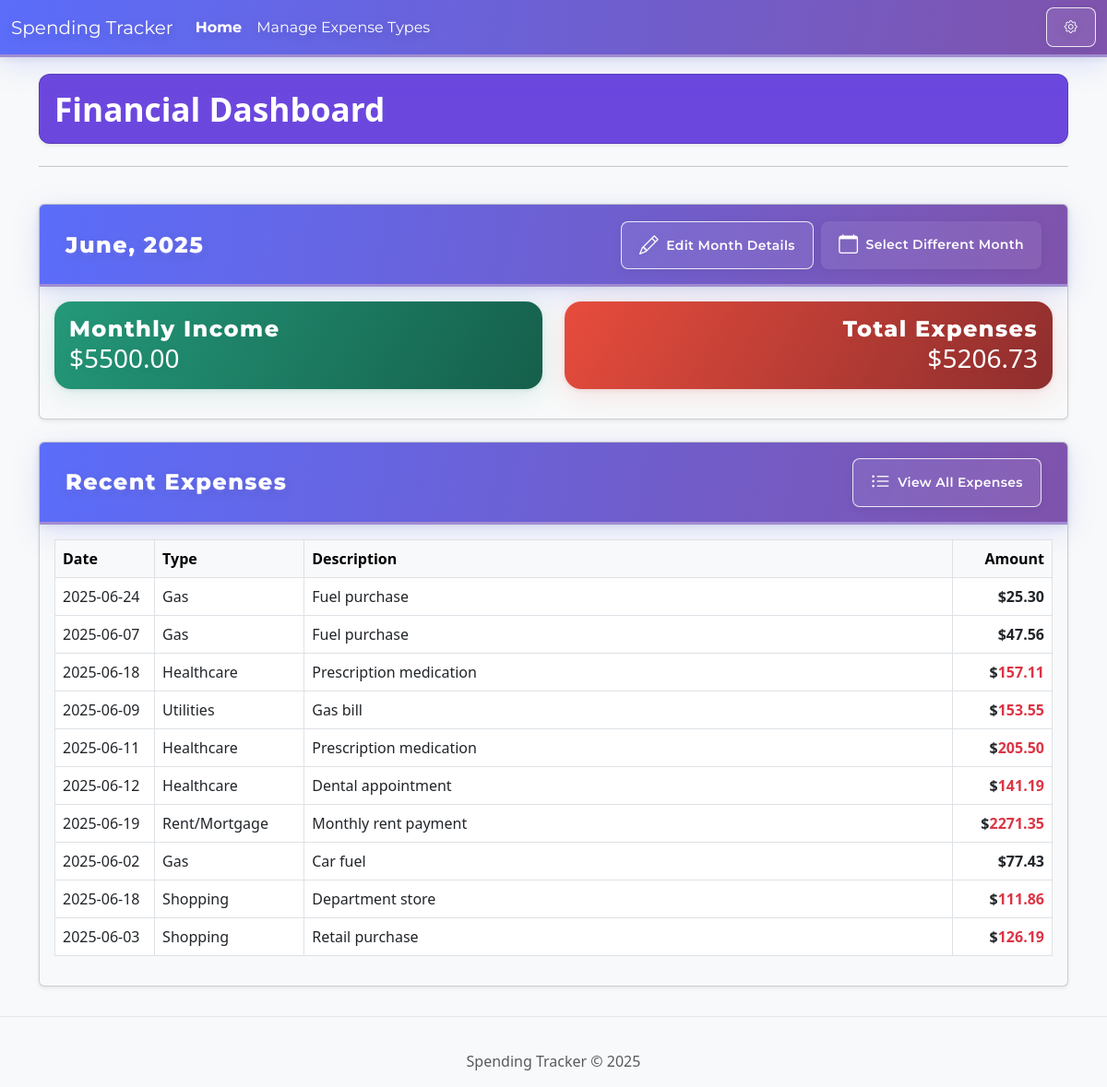
The app's page /, older data.
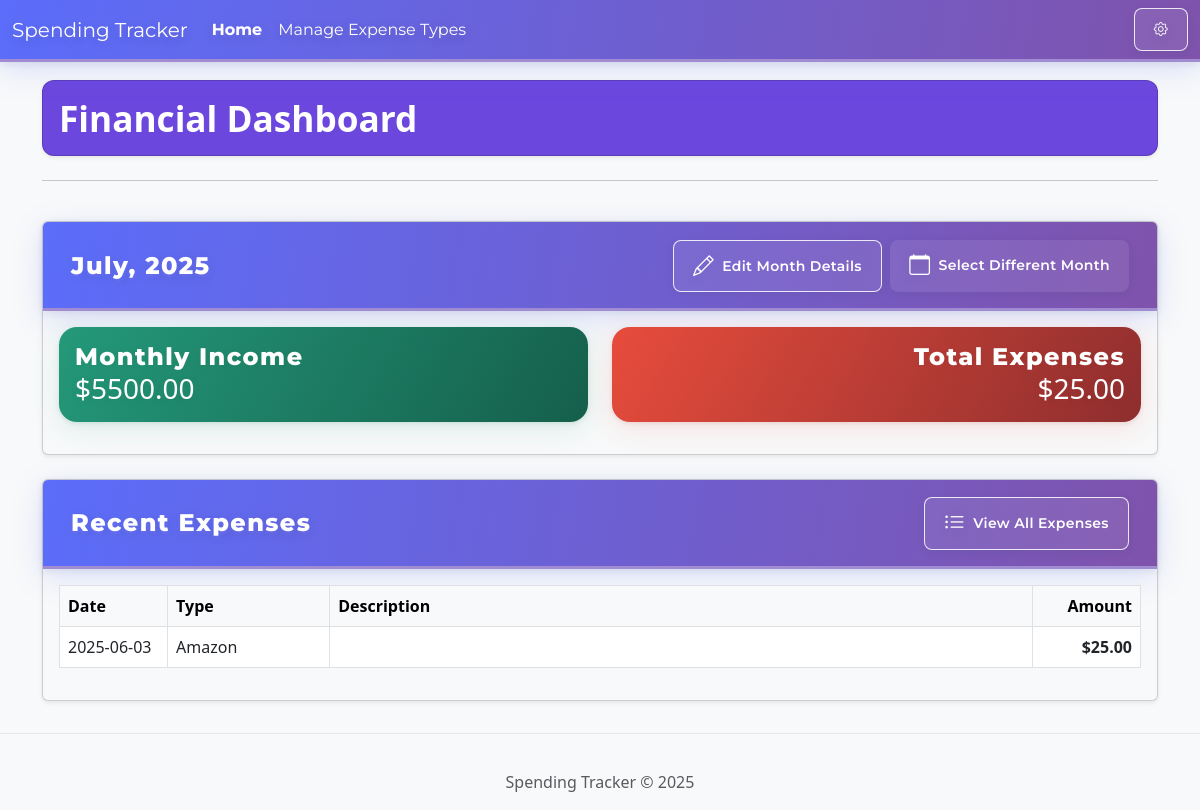
The same page, newer data.
### tables this page shows
CREATE TABLE months (
            id INTEGER PRIMARY KEY AUTOINCREMENT,
            month INTEGER NOT NULL CHECK (month >= 1 AND month <= 12),
            year INTEGER NOT NULL CHECK (year >= 2020),
            starting_bank_value DECIMAL(10, 2) DEFAULT 0.00,
            monthly_income DECIMAL(10, 2) DEFAULT 0.00,
            created_at TIMESTAMP DEFAULT CURRENT_TIMESTAMP,
            UNIQUE(month, year)
        );

CREATE TABLE expenses (
            id INTEGER PRIMARY KEY AUTOINCREMENT,
            amount DECIMAL(10, 2) NOT NULL,
            description TEXT,
            expense_type_id INTEGER NOT NULL,
            date DATE NOT NULL,
            recurring_interval TEXT CHECK (recurring_interval IN ('none', 'monthly', 'biannual', 'yearly') OR recurring_interval IS NULL),
            recurring_day INTEGER CHECK (recurring_day >= 1 AND recurring_day <= 31),
            is_recurring_template BOOLEAN DEFAULT FALSE,
            is_active BOOLEAN DEFAULT TRUE,
            created_at TIMESTAMP DEFAULT CURRENT_TIMESTAMP,
            updated_at TIMESTAMP DEFAULT CURRENT_TIMESTAMP,
            FOREIGN KEY (expense_type_id) REFERENCES expense_types(id)
        );

CREATE TABLE expense_types (
            id INTEGER PRIMARY KEY AUTOINCREMENT,
            name TEXT NOT NULL UNIQUE,
            is_active BOOLEAN DEFAULT TRUE,
            created_at TIMESTAMP DEFAULT CURRENT_TIMESTAMP
        );

### app.py (the view)
@app.route('/')
def index():
    conn = get_db_connection()
    expense_types = conn.execute('SELECT * FROM expense_types WHERE is_active = TRUE ORDER BY name').fetchall()
    current_month_id = request.args.get('current_month_id', None)
    if current_month_id:
        session['current_month_id'] = current_month_id
    elif 'current_month_id' in session:
        current_month_id = session['current_month_id']
    if current_month_id:
        current_month_data = conn.execute('SELECT * FROM months WHERE id = ?', (current_month_id,)).fetchone()
        if not current_month_data:
            current_month_data = conn.execute('SELECT * FROM months ORDER BY year DESC, month DESC LIMIT 1').fetchone()
            if current_month_data:
                session['current_month_id'] = current_month_data['id']
    else:
        current_month_data = conn.execute('SELECT * FROM months ORDER BY year DESC, month DESC LIMIT 1').fetchone()
        if current_month_data:
            session['current_month_id'] = current_month_data['id']
    recent_expenses = conn.execute('''
        SELECT e.id, e.amount, e.description, e.date, et.name as expense_type_name, e.created_at
        FROM expenses e
        JOIN expense_types et ON e.expense_type_id = et.id
        WHERE e.is_active = TRUE
        ORDER BY e.created_at DESC
        LIMIT 10
    ''').fetchall()
    total_amount = 0.0
    if current_month_data:
        total_amount = calculate_total_expenses(current_month_data['month'], current_month_data['year'], conn)
    conn.close()
    return render_template('index.html', expense_types=expense_types, current_month=current_month_data,
                           recent_expenses=recent_expenses, month_error=None, show_month_modal=False, total_amount=total_amount)

### app.py (called while the page is built)
def get_db_connection():
    conn = sqlite3.connect(DB_PATH)
    conn.row_factory = sqlite3.Row
    return conn

@app.context_processor
def inject_current_year():
    return {'current_year': datetime.utcnow().year}

### templates/index.html (shortened to what the changed rows need)
{% extends "base.html" %}
{% block content %}
<div class="row mb-4">
    <div class="col-12">
        <div class="dashboard-header card shadow-sm mb-4 p-3" style="background: #6c47de; color: #fff; border-radius: 0.75rem;">
    <h1 class="mb-0" style="font-weight: 700; font-size: 2.2rem;">Financial Dashboard</h1>
</div>
    </div>
</div>
<div class="row">
    <div class="col-12">
        {% if current_month %}
            <div class="card card-custom bg-light mb-4 shadow-sm">
                <div class="card-header section-header d-flex justify-content-between align-items-center">
    <h2 class="section-header-title mb-0">
    {{ ["January", "February", "March", "April", "May", "June", "July", "August", "September", "October", "November", "December"][current_month['month']-1] }}, {{ current_month['year'] }}
</h2>
    <div class="d-flex gap-2">
        <a href="#" class="btn btn-sm btn-outline-primary" data-bs-toggle="modal" data-bs-target="#editMonthModal">
            <i class="bi bi-pencil me-1"></i> <span>Edit Month Details</span>
        </a>
        <a href="{{ url_for('month_routes.list_months') }}" class="btn btn-sm btn-primary">
            <i class="bi bi-calendar me-1"></i> <span>Select Different Month</span>
        </a>
    </div>
</div>
                <div class="card-body">
    <div class="row">
        <div class="col-md-6">
            <div class="card card-monthly-income mb-3">
                <div class="card-body">
                    <h5 class="section-header-title">Monthly Income</h5>
                    <p class="card-text h3">${{ "%.2f"|format(current_month['monthly_income']) }}</p>
                </div>
            </div>
        </div>
        <div class="col-md-6">
            <div class="card card-total-expenses mb-3">
                <div class="card-body text-end">
                    <h5 class="section-header-title">Total Expenses</h5>
                    <p class="card-text h3 mb-0">${{ "%.2f"|format(total_amount) }}</p>
                </div>
            </div>
        </div>
    </div>
</div>
            </div>
        {% else %}
            <div class="alert alert-warning" role="alert">
                No month data found. Please ensure the database is set up correctly and has month entries.
            </div>
        {% endif %}
    </div>
</div>
<div class="row mb-4">
    <div class="col-12">
        <div class="card card-custom bg-light shadow-sm">
            <div class="card-header section-header d-flex justify-content-between align-items-center">
    <h2 class="section-header-title mb-0">Recent Expenses</h2>
</div>
            <div class="card-body">
                {% if recent_expenses %}
                    <div class="table-responsive">
                        <table class="table table-hover table-bordered">
                            <thead class="table-light">
                                <tr>
                                    <th style="width:10%">Date</th>
                                    <th style="width:15%">Type</th>
                                    <th style="width:auto">Description</th>
                                    <th class="text-end" style="width:10%">Amount</th>
                                </tr>
                            </thead>
                            <tbody>
                                {% for expense in recent_expenses[:10] %}
                                    <tr class="{% if loop.index is even %}alt-row{% endif %}">
                                        <td style="width:10%">{{ expense.date }}</td>
                                        <td style="width:15%">{{ expense.expense_type_name }}</td>
                                        <td style="width:auto">{{ expense.description|default('', true) }}</td>
                                        <td class="text-end fw-bold" style="width:10%">$<span class="{% if expense.amount > 100 %}text-danger{% endif %}">{{ "%.2f"|format(expense.amount) }}</span></td>
                                    </tr>
                                {% endfor %}
                            </tbody>
                        </table>
                    </div>
                {% else %}
                    <div class="alert alert-info">
                        No expenses found. Add your first expense to get started!
                    </div>
                {% endif %}
            </div>
        </div>
    </div>
</div>
{% endblock %}

Row changes from the older to the newer data that the page shows:
removed months: month "June", year "2025", monthly_income "5500.00"
removed expenses: date "2025-06-24", expense_type_name "Gas", description "Fuel purchase", amount "25.30"
removed expenses: date "2025-06-07", expense_type_name "Gas", description "Fuel purchase", amount "47.56"
removed expenses: date "2025-06-18", expense_type_name "Healthcare", description "Prescription medication", amount "157.11"
removed expenses: date "2025-06-09", expense_type_name "Utilities", description "Gas bill", amount "153.55"
removed expenses: date "2025-06-11", expense_type_name "Healthcare", description "Prescription medication", amount "205.50"
removed expenses: date "2025-06-12", expense_type_name "Healthcare", description "Dental appointment", amount "141.19"
removed expenses: date "2025-06-19", expense_type_name "Rent/Mortgage", description "Monthly rent payment", amount "2271.35"
removed expenses: date "2025-06-02", expense_type_name "Gas", description "Car fuel", amount "77.43"
removed expenses: date "2025-06-18", expense_type_name "Shopping", description "Department store", amount "111.86"
removed expenses: date "2025-06-03", expense_type_name "Shopping", description "Retail purchase", amount "126.19"
added months: month "July", year "2025", monthly_income "5500.00"
added expenses: date "2025-06-03", expense_type_name "Amazon", amount "25.00"
Text that changed along with them:
{{ "%.2f"|format(total_amount) }}: "5206.73" → "25.00"
